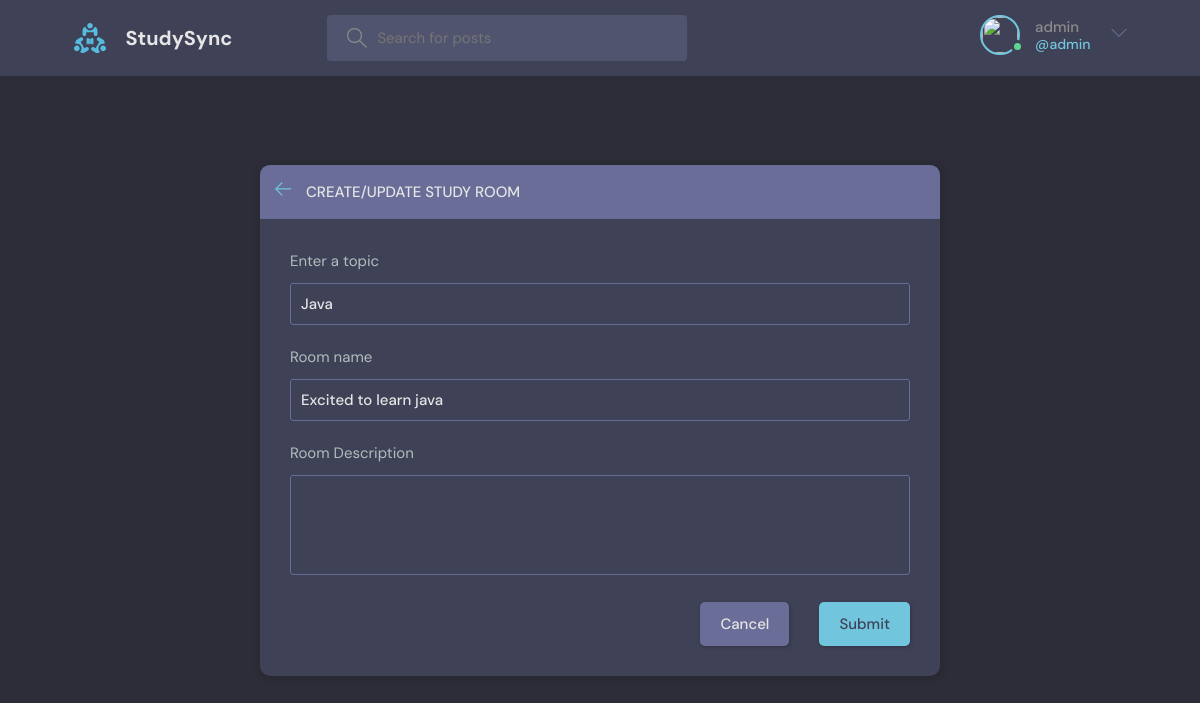
The app's page /update-room/2/ (signed in) with its own data.
### discord/models.py (models this page shows, shortened)
class CustomUser(AbstractUser):
    profile_picture = models.ImageField(upload_to='profiles',default='name.png')

class Room(models.Model):
    host = models.ForeignKey(CustomUser, on_delete=models.SET_NULL, null=True)
    topic = models.ForeignKey(Topic, on_delete=models.SET_NULL, null=True)
    name = models.CharField(max_length=200)
    description = models.TextField(null=True, blank=True)
    participants = models.ManyToManyField(CustomUser, related_name='participants')
    updated = models.DateTimeField(auto_now=True)
    created = models.DateTimeField(auto_now_add=True)
    class Meta:
        ordering = ['-updated', '-created']

class Topic(models.Model):
    name = models.CharField(max_length=200)  # Name of the topic

### discord/views.py (the view, shortened to what this page needs)
# urls.py: path('update-room/<str:pk>/', views.updateRoom, name="update-room"),
@login_required(login_url='discord:login')  # Ensure that the user is logged in before accessing this view
def updateRoom(request, pk):
    room = Room.objects.get(id=pk)
    form = RoomForm(instance=room)
    topics = Topic.objects.all()
    if request.user != room.host:
        return HttpResponse('You are not allowed here!!!')
    context = {'form': form, 'topics': topics, 'room': room}
    return render(request, 'discord/room_form.html', context)

### discord/forms.py
class RoomForm(ModelForm):
    class Meta:
        model = Room
        fields = '__all__'
        exclude = ['host', 'participants']

### discord/templates/discord/room_form.html (shortened to what this page needs)
{% extends 'main.html' %}
{% block content %}
  <main class="create-room layout">
    <div class="container">
      <div class="layout__box">
        <div class="layout__boxHeader">
          <div class="layout__boxTitle">
            <a href="{% url 'discord:home' %}">
              <svg version="1.1" xmlns="http://www.w3.org/2000/svg" width="32" height="32" viewBox="0 0 32 32">
                <title>arrow-left</title>
                <path
                  d="M13.723 2.286l-13.723 13.714 13.719 13.714 1.616-1.611-10.96-10.96h27.625v-2.286h-27.625l10.965-10.965-1.616-1.607z">
                </path>
              </svg>
            </a>
            <h3>Create/update Study Room</h3>
          </div>
        </div>
        <div class="layout__body">
          <form class="form" action="" method="POST">
            <div class="form__group">
                <label for="room_topic">Enter a topic</label>
                <input required type="text" value="{{room.topic.name}}" name="topic" list="topic-list" />
              </div>
              <div class="form__group">
                <label for="room_name">Room name</label>
                {{form.name}}
              </div>
              <div class="form__group">
                <label for="room_description">Room Description</label>
                {{form.description}}
              </div>
              <div class="form__action">
                <a class="btn btn--dark" href="index.html">Cancel</a>
                <button class="btn btn--main" type="submit">Submit</button>
              </div>
            </form>
          </div>
        </div>
      </div>
    </main>
    {% endblock %}

### templates/navbar.html (shortened to what this page needs)
{% load static %}
<header class="header header--loggedIn">
    <div class="container">
        <a href="{% url 'discord:home' %}" class="header__logo">
            <img src="{% static 'images/logo.svg' %}" />
            <h1>StudySync</h1>
        </a>
        <form class="header__search" method="GET" action="{% url 'discord:home' %}">
            <label>
                <input name="q" placeholder="Search for posts" />
            </label>
        </form>
        <nav class="header__menu">
        {% if request.user.is_authenticated %}
        <div class="header__user">
            <a href="{% url 'discord:update-user' %}">
                <div class="avatar avatar--medium active">
                    <img src="{{request.user.avatar.url}}" />
                </div>
                <p>{{request.user.username}} <span>@{{request.user.username}}</span></p>
            </a>
            <button class="dropdown-button">
                <svg version="1.1" xmlns="http://www.w3.org/2000/svg" width="32" height="32" viewBox="0 0 32 32">
                    <title>chevron-down</title>
                    <path d="M16 21l-13-13h-3l16 16 16-16h-3l-13 13z"></path>
                </svg>
            </button>
        </div>
        {% else %}
        <a href="{% url 'account_login' %}">
            <img src="{% static 'images/avatar.svg' %}" />
            <p>Login</p>
        </a>
        {% endif %}
      </nav>
    </div>
  </header>

### records on screen
CustomUser: user.username "admin"
Room: topic "Java", name "Excited to learn java"
